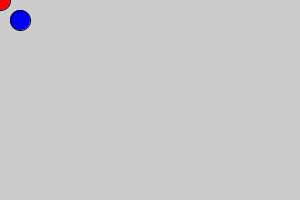
Frame 1 (no input)
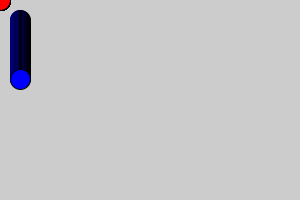
Frame 60 (the mouse pressed at the canvas centre just before this capture)
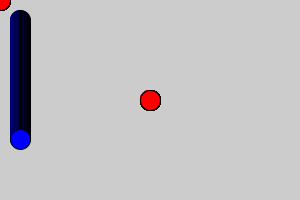
Frame 120 (the mouse held since frame 60 and released just before this capture)

The Processing sketch that drew these frames (run headless with seeded random() and noise(); from frame 60 on, the mouse is pressed at the canvas centre):

// Processing sketch: processing_106670
// ── processing_106670.pde

int x=20;
int y=20;

void setup(){ //function def
    size(300,200);
    println("setup");
    
    }
    

void draw(){ //draw body

    fill(0,0,255);
    ellipse(x,y,20,20);
    y = y+1;
    
    fill(255,0,0);
    ellipse(mouseX,mouseY,20,20);
    
    }
